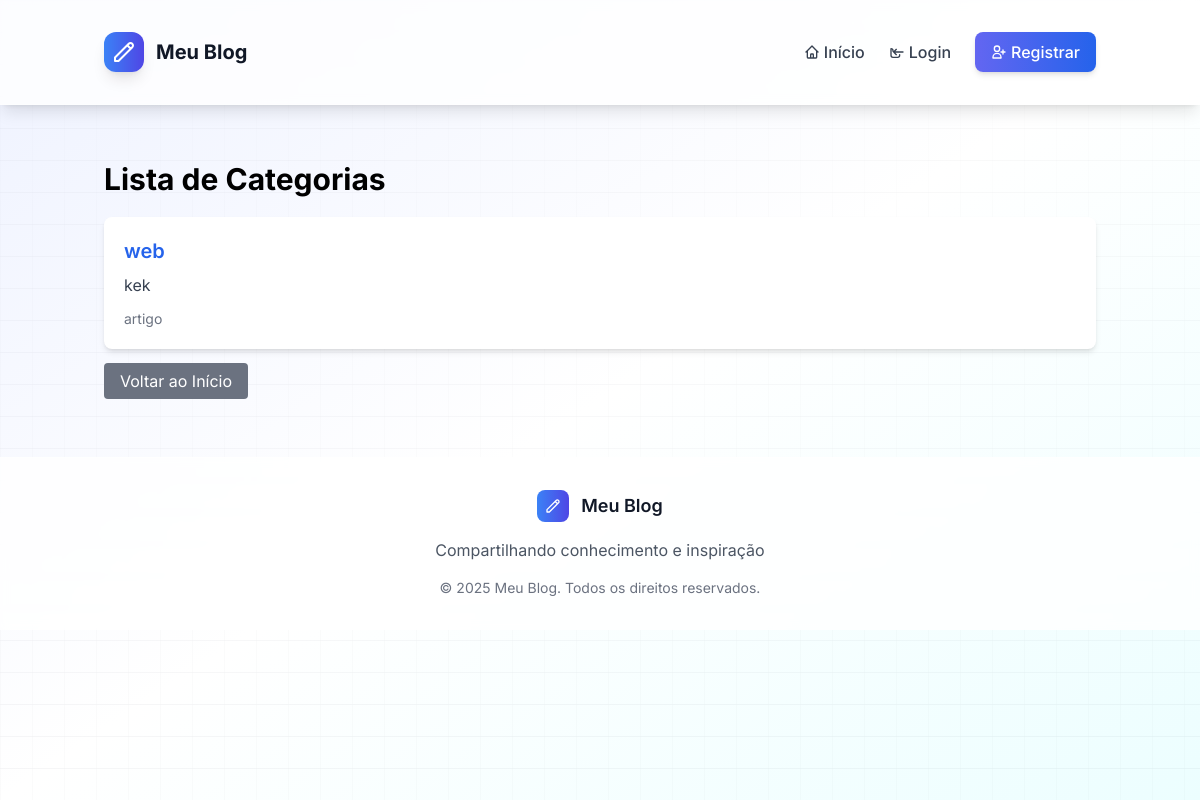
Before: /categorias/ with the older database file.
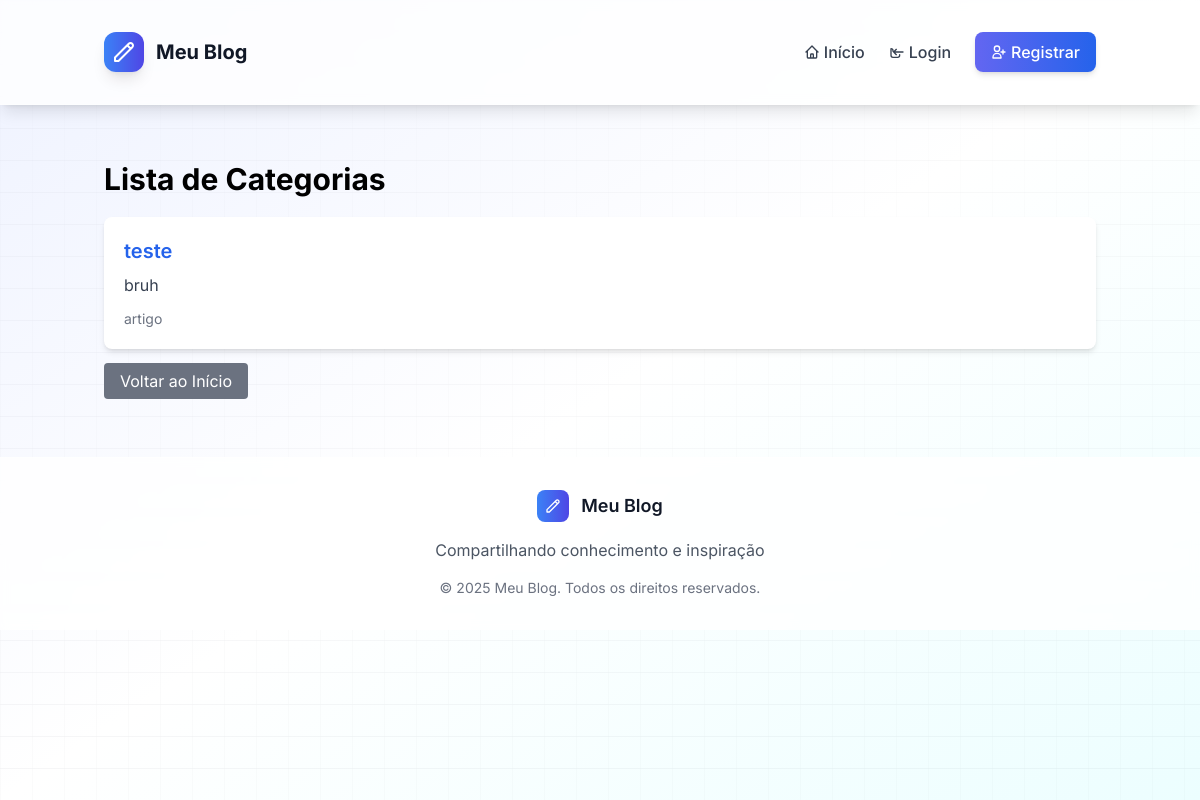
After: the same page with the newer database file.
### blog/models.py (models this page shows, shortened)
class Categoria(models.Model):
    nome = models.CharField(max_length=100)
    descricao = models.TextField(blank=True)
    class Meta:
        verbose_name = 'Categoria'
        verbose_name_plural = 'Categorias'

### blog/views.py (the view)
# urls.py: path('categorias/', views.categoria_list, name='categoria_list'),
def categoria_list(request):
    categorias = Categoria.objects.all()
    return render(request, 'blog/categoria_list.html', {'categorias': categorias})

### blog/templates/blog/categoria_list.html
{% extends 'blog/base.html' %}
{% block content %}
<div class="container mx-auto mt-10">
    <h1 class="text-3xl font-bold mb-5">Lista de Categorias</h1>
    <div class="mt-5">
        {% for categoria in categorias %}
            <div class="bg-white shadow-md rounded-lg p-5 mb-5">
                <h2 class="text-xl font-semibold">
                    <a href="{% url 'categoria_detail' categoria.id %}" class="text-blue-600 hover:underline">{{ categoria.nome }}</a>
                </h2>
                {% if categoria.descricao %}
                    <p class="text-gray-700 mt-2">{{ categoria.descricao }}</p>
                {% endif %}
                <p class="text-sm text-gray-500 mt-3">
                    {{ categoria.artigo_set.count }} artigo{{ categoria.artigo_set.count|pluralize }}
                </p>
            </div>
        {% empty %}
            <p class="text-gray-500">Nenhuma categoria encontrada.</p>
        {% endfor %}
    </div>
    <div class="mt-5">
        <a href="{% url 'index' %}" class="bg-gray-500 text-white px-4 py-2 rounded hover:bg-gray-600">Voltar ao Início</a>
    </div>
</div>
{% endblock %}

Changed rows visible on the page:
removed Categoria: nome "web", descricao "kek"
added Categoria: nome "teste", descricao "bruh"
